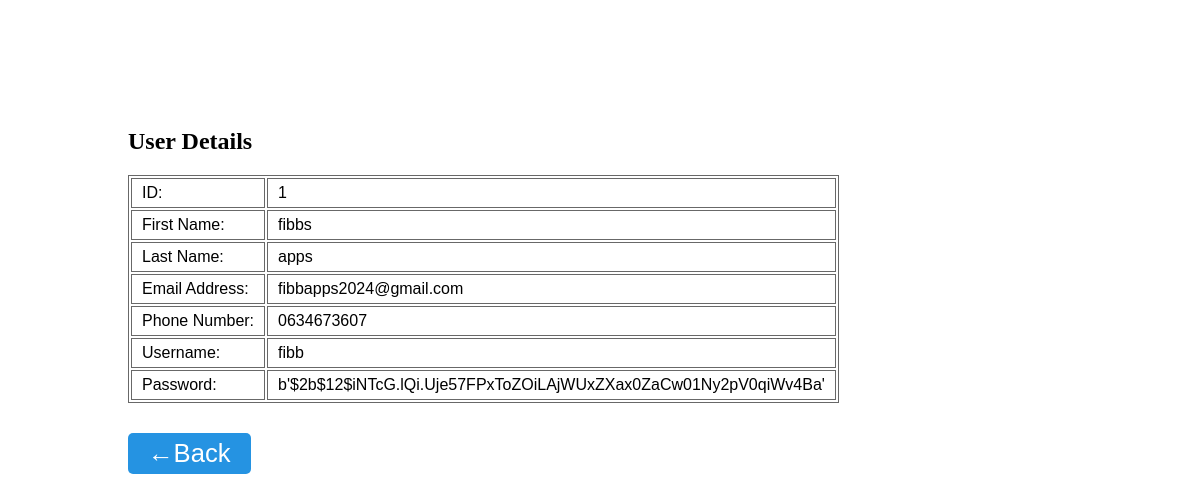
Page /admin/read_user/1 on the committed database.
### dbmodels.py (models this page shows, shortened)
class User(db.Model):
    _id = db.Column("id", db.Integer, primary_key=True)
    first_name = db.Column(db.String(50), nullable=False)
    last_name = db.Column(db.String(50), nullable=False)
    phone_number = db.Column(db.String(20), nullable=False)
    email_address = db.Column(db.String(50), nullable=False)
    username = db.Column(db.String(50), nullable=False)
    password = db.Column(db.String(50), nullable=False)

### Blueprints/Admin/admin.py (the view)
@app.route('/read_user/<id>')
def read_user(id):
    res = User.query.filter_by(_id=int(id)).first()
    return render_template('read_user.html', user=res)

### Blueprints/Admin/templates/read_user.html (shortened to what this page needs)
<!DOCTYPE html>
<html lang="en">
<head>
</head>
<body>
    <h2>User Details</h2>
    <table>
        <tr>
            <td>ID: </td>
            <td>{{ user._id }}</td>
        </tr>
        <tr>
            <td>First Name: </td>
            <td>{{ user.first_name }}</td>
        </tr>
        <tr>
            <td>Last Name: </td>
            <td>{{ user.last_name }}</td>
        </tr>
        <tr>
            <td>Email Address: </td>
            <td>{{ user.email_address }}</td>
        </tr>
        <tr>
            <td>Phone Number: </td>
            <td>{{ user.phone_number }}</td>
        </tr>
        <tr>
            <td>Username: </td>
            <td>
                {{user.username}}
            </td>
        </tr>
        <tr>
            <td>Password: </td>
            <td>
                {{user.password}}
            </td>
        </tr>
    </table>
    <a href="/view_all_users" class="back-button">
        <button>&LeftArrow;Back</button>
    </a>
</body>
</html>

### Blueprints/Admin/templates/read_user.html (style rules this page uses)
body { padding: 100px 10%; }
table { border: 1px solid #686868; font-family: Arial, Helvetica, sans-serif; }
table tr td { border: 1px solid #686868; padding: 5px 10px; margin: -5 !important; font-family: Arial, Helvetica, sans-serif; }
.back-button button { border-radius: 5px; outline: none !important; border: none !important; margin-top: 30px; padding: 6px 20px; color: #fff; font-weight: 500; background: #2593e2; font-size: 160%; }

### rows in the picture
User: _id "1", first_name "fibbs", last_name "apps", email_address "fibbapps2024@gmail.com", phone_number "0634673607", username "fibb", password "b'$2b$12$iNTcG.lQi.Uje57FPxToZOiLAjWUxZXax0ZaCw01Ny2pV0qiWv4Ba'"
